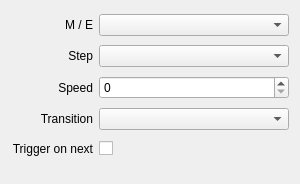
<?xml version="1.0" encoding="UTF-8"?>
<ui version="4.0">
 <class>InspectorAtemAutoWidget</class>
 <widget class="QWidget" name="InspectorAtemAutoWidget">
  <property name="geometry">
   <rect>
    <x>0</x>
    <y>0</y>
    <width>300</width>
    <height>184</height>
   </rect>
  </property>
  <property name="sizePolicy">
   <sizepolicy hsizetype="Expanding" vsizetype="Preferred">
    <horstretch>0</horstretch>
    <verstretch>0</verstretch>
   </sizepolicy>
  </property>
  <layout class="QGridLayout" name="gridLayout">
   <property name="bottomMargin">
    <number>20</number>
   </property>
   <item row="1" column="0">
    <widget class="QLabel" name="labelStep">
     <property name="text">
      <string>Step</string>
     </property>
     <property name="alignment">
      <set>Qt::AlignRight|Qt::AlignTrailing|Qt::AlignVCenter</set>
     </property>
    </widget>
   </item>
   <item row="3" column="0">
    <widget class="QLabel" name="labelTransition">
     <property name="text">
      <string>Transition</string>
     </property>
     <property name="alignment">
      <set>Qt::AlignRight|Qt::AlignTrailing|Qt::AlignVCenter</set>
     </property>
    </widget>
   </item>
   <item row="2" column="0">
    <widget class="QLabel" name="labelSpeed">
     <property name="text">
      <string>Speed</string>
     </property>
     <property name="alignment">
      <set>Qt::AlignRight|Qt::AlignTrailing|Qt::AlignVCenter</set>
     </property>
    </widget>
   </item>
   <item row="4" column="1">
    <layout class="QHBoxLayout" name="horizontalLayoutTriggerOnNext">
     <item>
      <widget class="QCheckBox" name="checkBoxTriggerOnNext">
       <property name="layoutDirection">
        <enum>Qt::RightToLeft</enum>
       </property>
       <property name="text">
        <string/>
       </property>
      </widget>
     </item>
     <item>
      <spacer name="horizontalSpacerTriggerOnNext2">
       <property name="orientation">
        <enum>Qt::Horizontal</enum>
       </property>
       <property name="sizeHint" stdset="0">
        <size>
         <width>40</width>
         <height>20</height>
        </size>
       </property>
      </spacer>
     </item>
    </layout>
   </item>
   <item row="0" column="0">
    <widget class="QLabel" name="labelMixerStep">
     <property name="text">
      <string>M / E</string>
     </property>
     <property name="alignment">
      <set>Qt::AlignRight|Qt::AlignTrailing|Qt::AlignVCenter</set>
     </property>
    </widget>
   </item>
   <item row="2" column="1">
    <widget class="QSpinBox" name="spinBoxSpeed">
     <property name="sizePolicy">
      <sizepolicy hsizetype="Expanding" vsizetype="Fixed">
       <horstretch>0</horstretch>
       <verstretch>0</verstretch>
      </sizepolicy>
     </property>
    </widget>
   </item>
   <item row="4" column="0">
    <widget class="QLabel" name="labelTriggerOnNext">
     <property name="text">
      <string>Trigger on next</string>
     </property>
     <property name="alignment">
      <set>Qt::AlignRight|Qt::AlignTrailing|Qt::AlignVCenter</set>
     </property>
    </widget>
   </item>
   <item row="0" column="1">
    <widget class="QComboBox" name="comboBoxMixerStep">
     <property name="sizePolicy">
      <sizepolicy hsizetype="Expanding" vsizetype="Fixed">
       <horstretch>0</horstretch>
       <verstretch>0</verstretch>
      </sizepolicy>
     </property>
    </widget>
   </item>
   <item row="3" column="1">
    <widget class="QComboBox" name="comboBoxTransition">
     <property name="sizePolicy">
      <sizepolicy hsizetype="Expanding" vsizetype="Fixed">
       <horstretch>0</horstretch>
       <verstretch>0</verstretch>
      </sizepolicy>
     </property>
    </widget>
   </item>
   <item row="1" column="1">
    <widget class="QComboBox" name="comboBoxStep">
     <property name="sizePolicy">
      <sizepolicy hsizetype="Expanding" vsizetype="Fixed">
       <horstretch>0</horstretch>
       <verstretch>0</verstretch>
      </sizepolicy>
     </property>
    </widget>
   </item>
  </layout>
 </widget>
 <tabstops>
  <tabstop>comboBoxMixerStep</tabstop>
  <tabstop>comboBoxStep</tabstop>
  <tabstop>spinBoxSpeed</tabstop>
  <tabstop>comboBoxTransition</tabstop>
  <tabstop>checkBoxTriggerOnNext</tabstop>
 </tabstops>
 <resources/>
 <connections>
  <connection>
   <sender>comboBoxStep</sender>
   <signal>currentIndexChanged(int)</signal>
   <receiver>InspectorAtemAutoWidget</receiver>
   <slot>stepChanged(int)</slot>
   <hints>
    <hint type="sourcelabel">
     <x>250</x>
     <y>61</y>
    </hint>
    <hint type="destinationlabel">
     <x>176</x>
     <y>40</y>
    </hint>
   </hints>
  </connection>
  <connection>
   <sender>comboBoxTransition</sender>
   <signal>currentIndexChanged(int)</signal>
   <receiver>InspectorAtemAutoWidget</receiver>
   <slot>transitionChanged(int)</slot>
   <hints>
    <hint type="sourcelabel">
     <x>239</x>
     <y>134</y>
    </hint>
    <hint type="destinationlabel">
     <x>0</x>
     <y>83</y>
    </hint>
   </hints>
  </connection>
  <connection>
   <sender>checkBoxTriggerOnNext</sender>
   <signal>stateChanged(int)</signal>
   <receiver>InspectorAtemAutoWidget</receiver>
   <slot>triggerOnNextChanged(int)</slot>
   <hints>
    <hint type="sourcelabel">
     <x>139</x>
     <y>162</y>
    </hint>
    <hint type="destinationlabel">
     <x>216</x>
     <y>118</y>
    </hint>
   </hints>
  </connection>
  <connection>
   <sender>spinBoxSpeed</sender>
   <signal>valueChanged(int)</signal>
   <receiver>InspectorAtemAutoWidget</receiver>
   <slot>speedChanged(int)</slot>
   <hints>
    <hint type="sourcelabel">
     <x>263</x>
     <y>101</y>
    </hint>
    <hint type="destinationlabel">
     <x>215</x>
     <y>55</y>
    </hint>
   </hints>
  </connection>
  <connection>
   <sender>comboBoxMixerStep</sender>
   <signal>currentIndexChanged(int)</signal>
   <receiver>InspectorAtemAutoWidget</receiver>
   <slot>mixerStepChanged(int)</slot>
   <hints>
    <hint type="sourcelabel">
     <x>164</x>
     <y>16</y>
    </hint>
    <hint type="destinationlabel">
     <x>2</x>
     <y>17</y>
    </hint>
   </hints>
  </connection>
 </connections>
 <slots>
  <slot>stepChanged(int)</slot>
  <slot>transitionChanged(int)</slot>
  <slot>speedChanged(int)</slot>
  <slot>triggerOnNextChanged(int)</slot>
  <slot>mixerStepChanged(int)</slot>
 </slots>
</ui>
